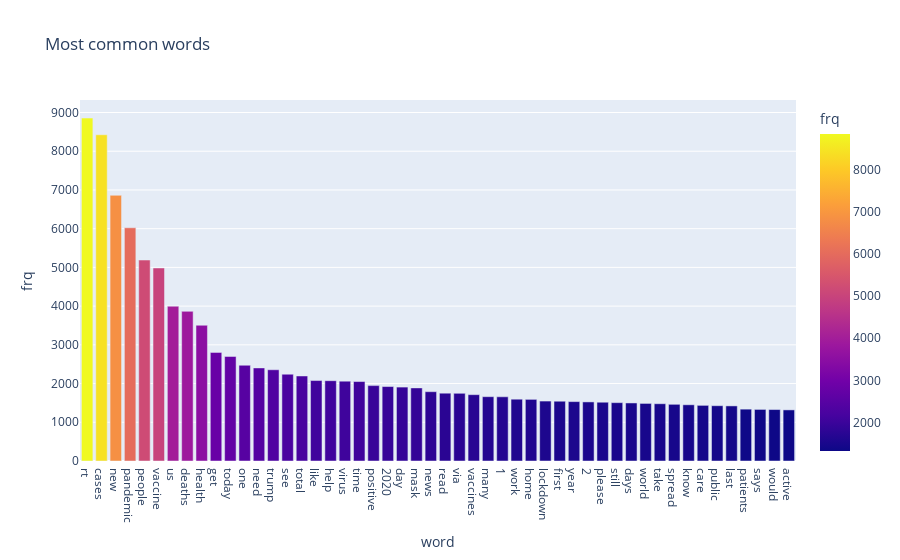

Notebook source saved alongside this figure:
### Code cell
fig = px.bar(words_df, x='word',y='frq',title='Most common words', color='frq')
fig.write_image("img2/Mostcommonwords.png", width=1960, height=1080)
fig.show()

### Figure 1 — Plotly figure (JSON) as saved in the notebook; plotly's stock layout.template omitted (floating-point values rounded to 4 significant figures)
{"data": [{"alignmentgroup": "True", "hovertemplate": "word=%{x}<br>frq=%{marker.color}<extra></extra>", "legendgroup": "", "marker": {"color": [8857, 8426, 6862, 6023, 5190, 4985, 3998, 3865, 3506, 2805, 2700, 2473, 2404, 2357, 2242, 2196, 2078, 2074, 2061, 2052, 1947, 1923, 1909, 1888, 1790, 1751, 1747, 1713, 1661, 1658, 1596, 1592, 1548, 1544, 1534, 1526, 1518, 1507, 1499, 1487, 1479, 1464, 1452, 1437, 1428, 1423, 1339, 1332, 1329, 1320], "coloraxis": "coloraxis"}, "name": "", "offsetgroup": "", "orientation": "v", "showlegend": false, "textposition": "auto", "type": "bar", "x": ["rt", "cases", "new", "pandemic", "people", "vaccine", "us", "deaths", "health", "get", "today", "one", "need", "trump", "see", "total", "like", "help", "virus", "time", "positive", "2020", "day", "mask", "news", "read", "via", "vaccines", "many", "1", "work", "home", "lockdown", "first", "year", "2", "please", "still", "days", "world", "take", "spread", "know", "care", "public", "last", "patients", "says", "would", "active"], "xaxis": "x", "y": [8857, 8426, 6862, 6023, 5190, 4985, 3998, 3865, 3506, 2805, 2700, 2473, 2404, 2357, 2242, 2196, 2078, 2074, 2061, 2052, 1947, 1923, 1909, 1888, 1790, 1751, 1747, 1713, 1661, 1658, 1596, 1592, 1548, 1544, 1534, 1526, 1518, 1507, 1499, 1487, 1479, 1464, 1452, 1437, 1428, 1423, 1339, 1332, 1329, 1320], "yaxis": "y"}], "layout": {"barmode": "relative", "coloraxis": {"colorbar": {"title": {"text": "frq"}}, "colorscale": [[0, "#0d0887"], [0.1111, "#46039f"], [0.2222, "#7201a8"], [0.3333, "#9c179e"], [0.4444, "#bd3786"], [0.5556, "#d8576b"], [0.6667, "#ed7953"], [0.7778, "#fb9f3a"], [0.8889, "#fdca26"], [1, "#f0f921"]]}, "legend": {"tracegroupgap": 0}, "title": {"text": "Most common words"}, "xaxis": {"anchor": "y", "domain": [0, 1], "title": {"text": "word"}}, "yaxis": {"anchor": "x", "domain": [0, 1], "title": {"text": "frq"}}}}
